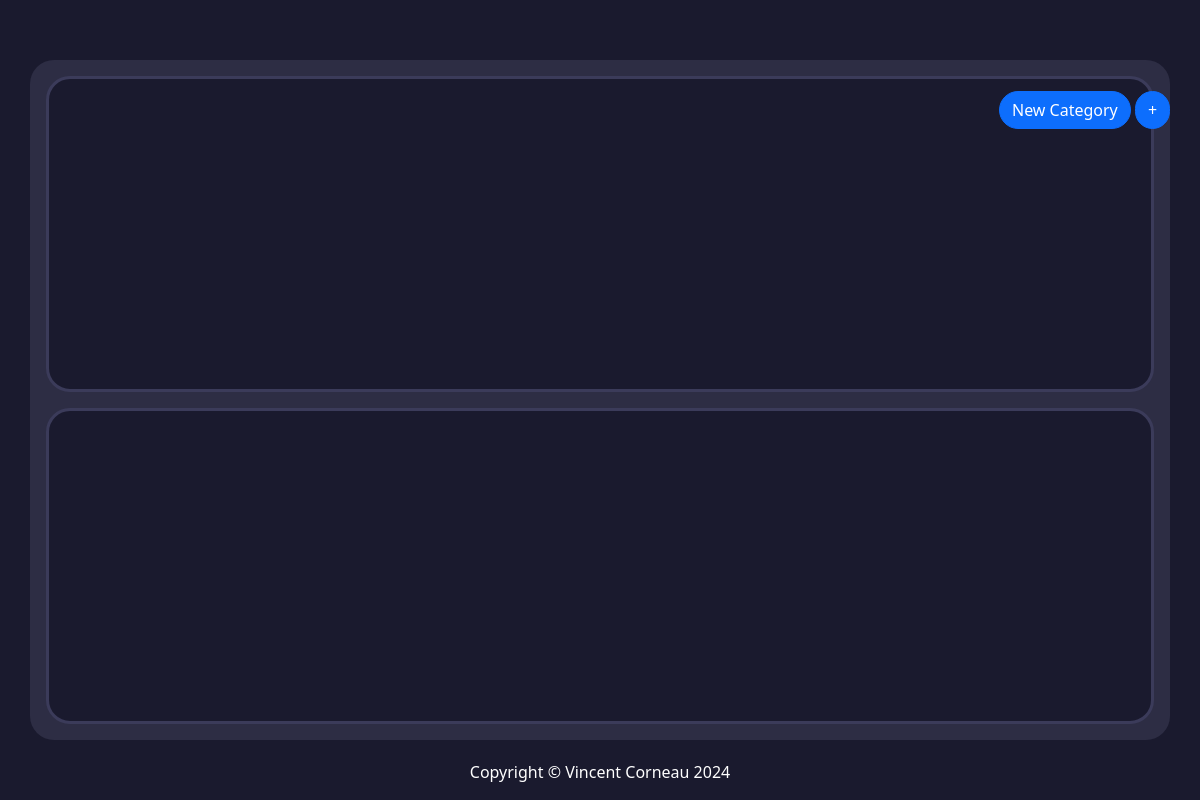
Before: / with the older database file.
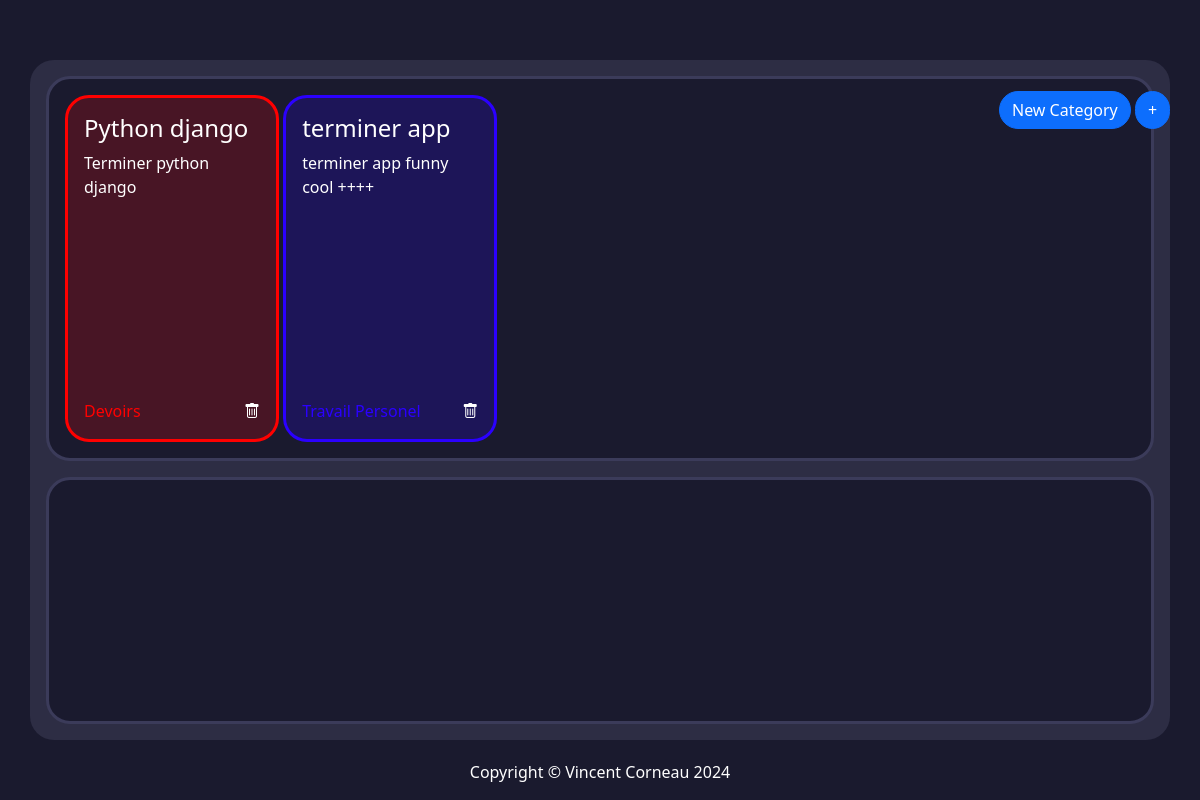
After: the same page with the newer database file.
### todo_app/models.py (models this page shows, shortened)
class Todo(models.Model):
    id = models.AutoField(primary_key=True)
    name = models.CharField(max_length=20, verbose_name="Nom")
    description = models.CharField(max_length=150, verbose_name="Description")
    isDone = models.BooleanField(default=False)
    category = models.ForeignKey(
        Category,
        on_delete=models.CASCADE,
        related_name="todos",
        null=True, blank=True
    )
    class Meta:
        ordering = ('id', 'name','description' ,'isDone')
        verbose_name = "todo"
        verbose_name_plural = "todo"

class Category(models.Model):
    id = models.AutoField(primary_key=True)
    name = models.CharField(max_length=20, verbose_name="Nom")
    color = ColorField(default='#FF0000')
    class Meta:
        ordering = ('id', 'name', 'color',)
        verbose_name = "categorie"
        verbose_name_plural = "categorie"

### todo_app/views.py (the view)
# urls.py: path('', views.TodoView.as_view(), name="todo-list"),
class TodoView(View):
    def get(self, request):
        todo = Todo.objects.all()
        context = {
            'todos': todo,
        }
        return render(request, 'todo-list.html', context)

### todo_app/templatetags/color_filter.py (called while the page is built)
@register.filter
def hex_to_rgba(color, alpha=0.3):
    if not color:
        return f'rgba(0, 0, 0, {alpha})'
    color_str = str(color).strip()
    if color_str.startswith("#"):
        color_str = color_str[1:]
    if len(color_str) != 6:
        return f'rgba(0, 0, 0, {alpha})'
    try:
        r, g, b = tuple(int(color_str[i:i+2], 16) for i in (0, 2, 4))
    except ValueError:
        return f'rgba(0, 0, 0, {alpha})'
    return f'rgba({r}, {g}, {b}, {alpha})'

### todo_app/templates/todo-list.html (shortened to what this page needs)
{% extends 'base.html' %}
{% block content %}
{% load static %}
{% load color_filter %}
<div class="position-relative h-100 d-grid p-3 gap-3">
  <div class="buttons-group">
    <a class="btn btn-primary" href="{% url 'category-form' %}">New Category</a>
    <a class="btn btn-primary" href="/newtodo">+</a>
  </div>
  <div class="list-container gap-2 p-3 dropZone" isDone="false">
    {% for todo in todos %}
    {% if not todo.isDone %}
    <div class="todo-container dragElement" todoId="{{ todo.id }}" draggable="true" style="
        border-color: {{ todo.category.color }};
        background-color: {{ todo.category.color|hex_to_rgba:0.2 }};">
      <div class="d-grid gap-2 card">
        <div class="card-body">
          <h4 class="card-title text-wrap">{{ todo.name }}</h4>
          <p class="card-text text-wrap">{{ todo.description }}</p>
          <div class="position-absolute bottom-0">
            {% if todo.category %}
            <p class="position-absolute bottom-0" style="color: {{ todo.category.color }};">
              {{ todo.category.name }}
            </p>
            {% else %}
            <p class="position-absolute bottom-0 m-3" style="color: gray;">No Category</p>
            {% endif %}
          </div>
          <a href="{% url 'delete-todo' todo.id %}" class="position-absolute bottom-0 end-0 m-3"><i
              class="bi bi-trash"></i></a>
        </div>
      </div>
    </div>
    {% endif %}
    {% endfor %}
  </div>
  <div class="list-container gap-2 p-3 dropZone col-9 align-self-end" isDone="true">
  </div>
</div>
{% endblock %}

### templates/base.html (shortened to what this page needs)
{% load static %}
<!DOCTYPE html>
<html lang="fr">
<head>
  <link rel="stylesheet" href="https://cdnjs.cloudflare.com/ajax/libs/bootstrap/5.2.3/css/bootstrap.min.css" />
  <link rel="stylesheet" href="https://cdnjs.cloudflare.com/ajax/libs/font-awesome/6.4.0/css/all.min.css" />
  <link rel="stylesheet" href="https://cdn.jsdelivr.net/npm/bootstrap-icons@1.3.0/font/bootstrap-icons.css">
  <link rel="stylesheet" href="{% static 'colorfield/coloris/coloris.css' %}" />
  <link rel="stylesheet" type="text/css" href="{% static 'css/styles.css' %}" />
</head>
<body>
  <main>
    <div class="d-grid">
      <div class="container position-fixed top-50 start-50 translate-middle">
        {% block content %}{% endblock %}
      </div>
    </div>
  </main>
  <footer>
    <div class="position-fixed bottom-0 start-50 translate-middle-x">
      <div class="row">
        <div class="col-lg-12 text-center">
          <p>Copyright &copy; Vincent Corneau 2024</p>
        </div>
      </div>
    </div>
  </footer>
</body>
</html>

### static/css/styles.css (style rules this page uses)
* { font-family: 'Segoe UI', Tahoma, Geneva, Verdana, sans-serif; color: white; margin: 0; padding: 0; box-sizing: border-box; }
body { background: #1a1a2e; }
.container { --bs-gutter-x: 0rem; position: relative; background-color: #2d2d44; border-radius: 1.5rem; height: 85%; }
.list-container { position: relative; background-color: #1a1a2e; border-radius: 1.5rem; height: 100%; width: 100%; border: #3b3b5a solid 3px; white-space: nowrap; overflow-x: scroll; overflow-y: hidden; }
.todo-container { display: inline-block; position: relative; background-color: #2d2d44; float: none; height: 100%; width: 20%; border-radius: 1.5rem; border: #3b3b5a solid 3px; }
.todo-container div { height: 100% }
.buttons-group { position: absolute; top: 4.5%; left: 85%; width: 100%; height: 50px; z-index: 100; }
.card { background-color: transparent; border: transparent 0px; }
.btn { border-radius: 1.5rem; }
.dragElement, .dropZone { transition: 0.3s; }

Changed rows visible on the page:
added Todo: name "Python django", description "Terminer python django", category.name "Devoirs"
added Todo: name "terminer app", description "terminer app funny cool ++++"
